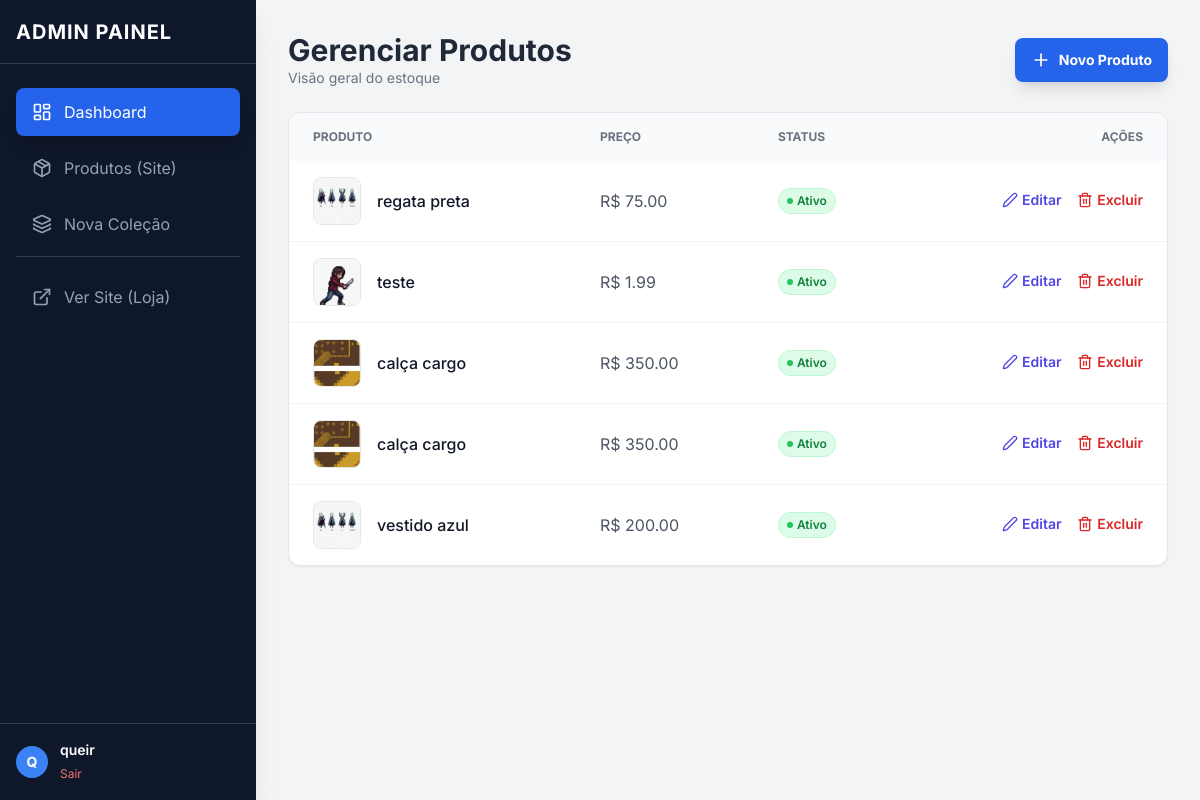
Page /dashboard/ (signed in) on the earlier database version.
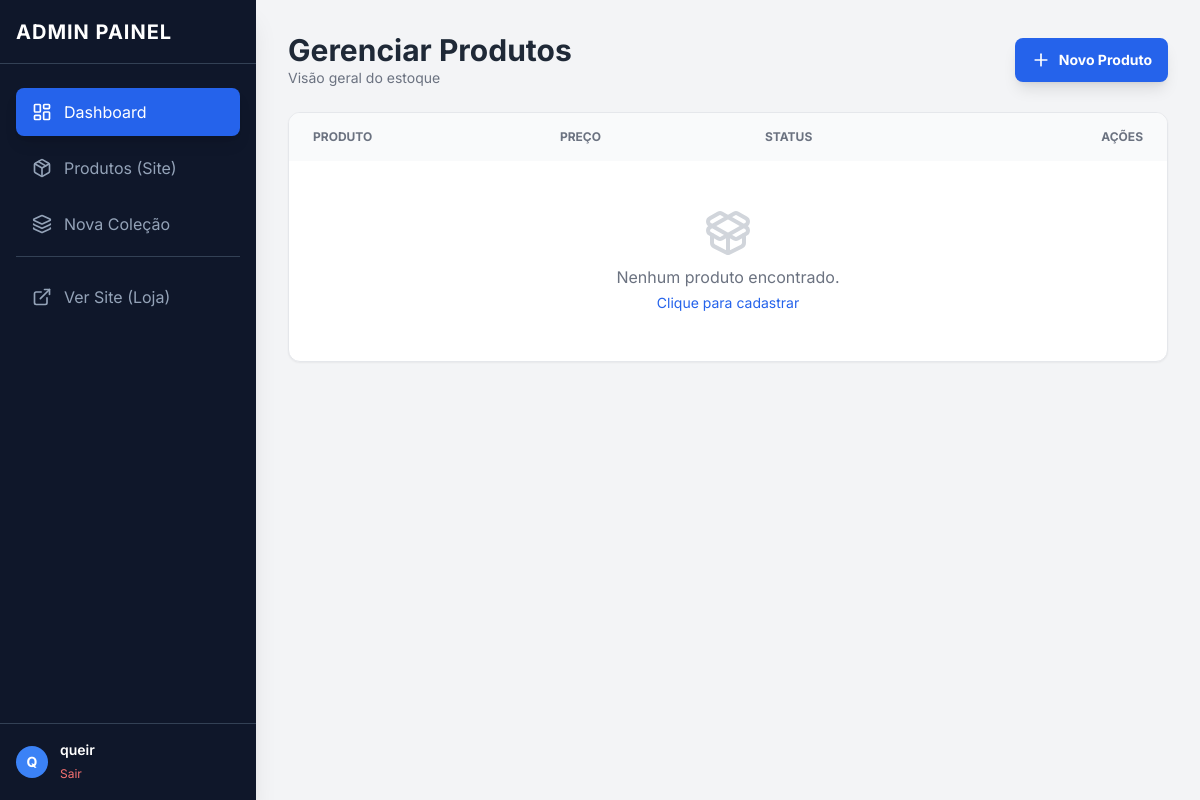
Same page on the later database version.
### loja/models.py (models this page shows, shortened)
class Produto(models.Model):
    colecao = models.ForeignKey(Colecao, on_delete=models.CASCADE, related_name='produtos')
    nome = models.CharField(max_length=200)
    preco = models.DecimalField(max_digits=10, decimal_places=2)
    foto_principal = models.ImageField(upload_to='produtos/')
    descricao = models.TextField(blank=True, null=True)
    ativo = models.BooleanField(default=True)
    tamanhos = models.ManyToManyField(Tamanho, blank=True, related_name='produtos')

### loja/views.py (the view)
# urls.py: path('dashboard/', dashboard, name='dashboard'),
@login_required(login_url='/admin/login/')
def dashboard(request):
    if not request.user.is_staff:
        return redirect('home')
    produtos = Produto.objects.all().order_by('-id')
    context = {
        'produtos': produtos,
    }
    return render(request, 'loja/dashboard.html', context)

### loja/templates/loja/dashboard.html (shortened to what the changed rows need)
{% extends 'loja/admin_base.html' %}
{% block content %}
    <div class="flex flex-col md:flex-row md:justify-between md:items-center mb-6 gap-4">
        <div>
            <h2 class="text-2xl md:text-3xl font-bold text-gray-800">Gerenciar Produtos</h2>
        </div>
    </div>
    <div class="bg-white rounded-xl shadow-sm border border-gray-200 overflow-hidden">
        <div class="overflow-x-auto">
            <table class="w-full text-left border-collapse min-w-[600px]">
                <thead class="bg-gray-50 text-gray-500 uppercase text-xs font-semibold">
                    <tr>
                        <th class="px-6 py-4">Produto</th>
                        <th class="px-6 py-4">Preço</th>
                        <th class="px-6 py-4">Status</th>
                        <th class="px-6 py-4 text-right">Ações</th>
                    </tr>
                </thead>
                <tbody class="divide-y divide-gray-100">
                    {% for produto in produtos %}
                    <tr class="hover:bg-gray-50 transition">
                        <td class="px-6 py-4 flex items-center gap-4">
                            <div class="flex-shrink-0">
                                {% if produto.foto_principal %}
                                    <img src="{{ produto.foto_principal.url }}" class="w-10 h-10 md:w-12 md:h-12 rounded-lg object-cover border border-gray-200">
                                {% else %}
                                    <div class="w-10 h-10 md:w-12 md:h-12 rounded-lg bg-gray-200 flex items-center justify-center text-gray-400">?</div>
                                {% endif %}
                            </div>
                            <div class="min-w-0">
                                <p class="font-medium text-gray-900 truncate max-w-[150px] md:max-w-none">{{ produto.nome }}</p>
                            </div>
                        </td>
                        <td class="px-6 py-4 text-gray-600 whitespace-nowrap">
                            R$ {{ produto.preco }}
                        </td>
                        <td class="px-6 py-4 whitespace-nowrap">
                            {% if produto.ativo %}
                                <span class="px-2 py-1 rounded-full text-xs font-semibold bg-green-100 text-green-700 border border-green-200 flex items-center gap-1 w-fit">
                                    <span class="w-1.5 h-1.5 rounded-full bg-green-500"></span> Ativo
                                </span>
                            {% else %}
                                <span class="px-2 py-1 rounded-full text-xs font-semibold bg-red-100 text-red-700 border border-red-200 flex items-center gap-1 w-fit">
                                    <span class="w-1.5 h-1.5 rounded-full bg-red-500"></span> Inativo
                                </span>
                            {% endif %}
                        </td>
                        <td class="px-6 py-4 whitespace-nowrap text-right text-sm font-medium">
                            <a href="{% url 'produto_editar' produto.id %}" class="text-indigo-600 hover:text-indigo-900 mr-3 font-semibold inline-flex items-center gap-1">
                                <i data-lucide="edit-2" class="w-4 h-4"></i> Editar
                            </a>
                            <a href="#"
                               onclick="confirmarExclusao(event, '{% url 'produto_remover' produto.id %}', '{{ produto.nome }}')"
                               class="text-red-600 hover:text-red-900 font-semibold inline-flex items-center gap-1">
                                <i data-lucide="trash-2" class="w-4 h-4"></i> Excluir
                            </a>
                        </td>
                    </tr>
                    {% empty %}
                    <tr>
                        <td colspan="4" class="px-6 py-12 text-center text-gray-500">
                            <div class="flex flex-col items-center justify-center">
                                <i data-lucide="package-open" class="w-12 h-12 text-gray-300 mb-2"></i>
                                <p>Nenhum produto encontrado.</p>
                                <a href="{% url 'produto_criar' %}" class="text-blue-600 hover:underline text-sm mt-1">Clique para cadastrar</a>
                            </div>
                        </td>
                    </tr>
                    {% endfor %}
                </tbody>
            </table>
        </div>
    </div>
{% endblock %}

Differences in the rows shown:
removed Produto: foto_principal (picture), nome "regata preta", preco "75.00", ativo True (drawn)
removed Produto: foto_principal (picture), nome "teste", preco "1.99", ativo True (drawn)
removed Produto: foto_principal (picture), nome "calça cargo", preco "350.00", ativo True (drawn)
removed Produto: foto_principal (picture), nome "calça cargo", preco "350.00", ativo True (drawn)
removed Produto: foto_principal (picture), nome "vestido azul", preco "200.00", ativo True (drawn)
Other differences:
text now shown: "Nenhum produto encontrado. Clique para cadastrar"
